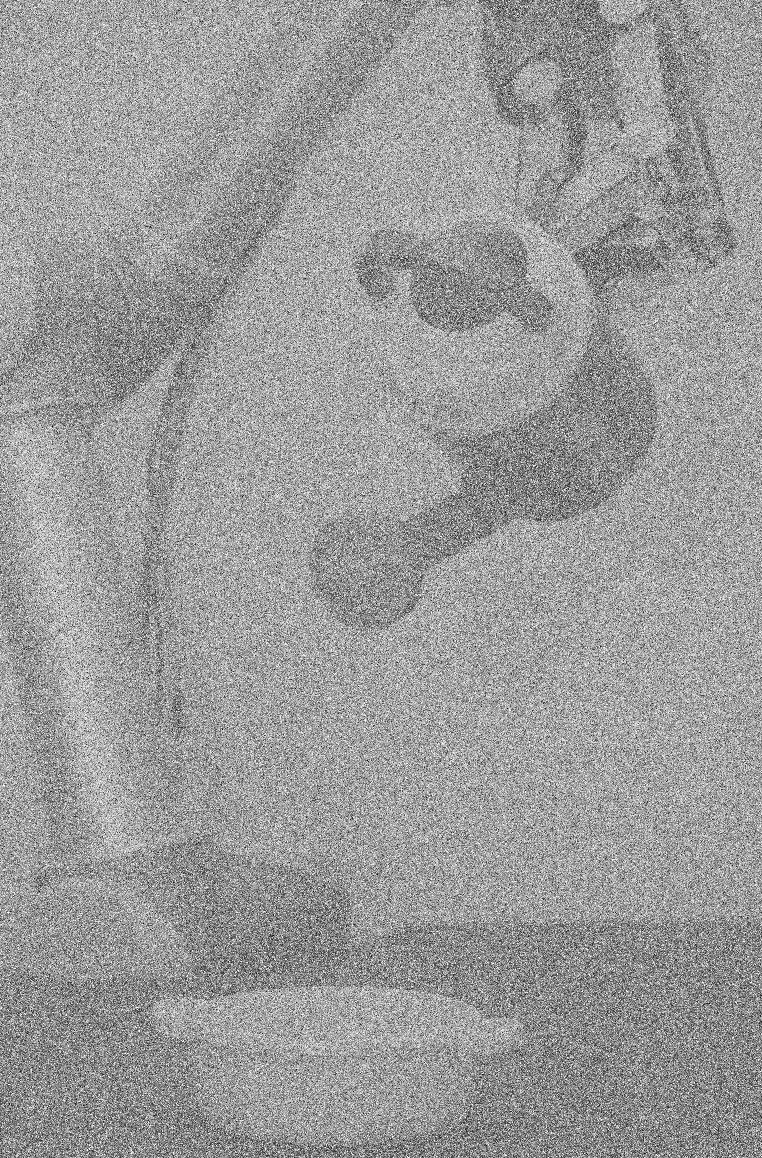
//> input picture Vision/Vision_miniproject/Image2/Images/Image2.png, 1524 x 2316 px (shown at 1/2 size)
$ ./image2   (built with g++ and OpenCV 4)
//> lines starting //> are read from the running program, lines starting //| are printed output that depends on the picture; after the words box and inside, x2 and y2 are one past the last pixel; in counts of white or black regions, pixels touching at a corner belong together
#include <iostream>
#include <opencv2/opencv.hpp>
#include <opencv2/core/core.hpp>
#include <opencv2/highgui/highgui.hpp>
#include <math.h>
#include <vector>
#include <algorithm>

cv::Mat image;
cv::Mat resImage(cv::Size(1524,2316),CV_8UC1);
cv::Mat paddedImage(cv::Size(1524,2316),CV_8UC1);

int Smax = 10;
int Sinit = 1;
int S = Sinit;
int zMin;
int zMax;
int zMed;
int zxy;

int i;
int j;
int row;
int col;
int padding;

void runAMF();
void findZs();
void stageA();
void stageB();

void draw_histogram(cv::Mat&, std::string);

/*
 *
 * To clean this picture a median filter with kernal size 9 is applied. This is due to the ratio of salt and pepper noise is approx 1.
 * It is assumed the the noise is position independent
 *
 */


int main()
{
  image = cv::imread("Images/Image2.png",CV_LOAD_IMAGE_GRAYSCALE);
//> image is the input picture: 2316 rows x 1524 cols, CV_8UC1; min 0, max 255, mean 154.7
  cv::Mat input_matrix = cv::imread("./Images/Image2.png",CV_LOAD_IMAGE_GRAYSCALE);
  cv::Mat output_matrix = input_matrix;
  draw_histogram(input_matrix,"./Histograms/Original_Histogram.png");
//> in draw_histogram, `calcHist( &img, 1, 0, cv::Mat(), hist, 1, &histSize, &histRange, unifo..`: hist = 255 values, max 1058580 at index 254, min 0 at index 1, mean 13841.5
//> in draw_histogram, `cv::normalize(hist, hist, 0, histImage.rows, cv::NORM_MINMAX, -1, cv::..`: hist = 255 values, max 400 at index 254, min 0 at index 1, mean 5.23
//> after the loop in draw_histogram, `for( int i = 1; i < histSize; i++ )`:
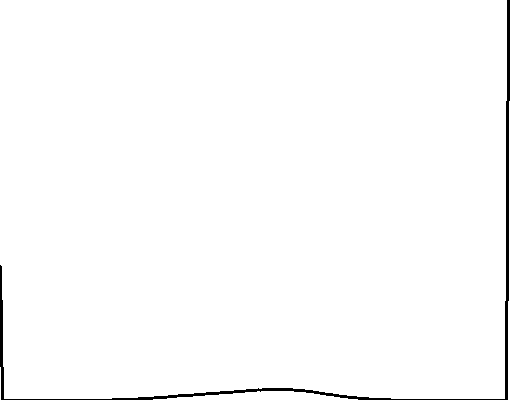
//> histImage: 400 rows x 512 cols, CV_8UC1; 98.8% white; 1 black region, box (x1, y1, x2, y2) and area: (0, 0, 510, 400) 2560

  cv::medianBlur(input_matrix,output_matrix,9);
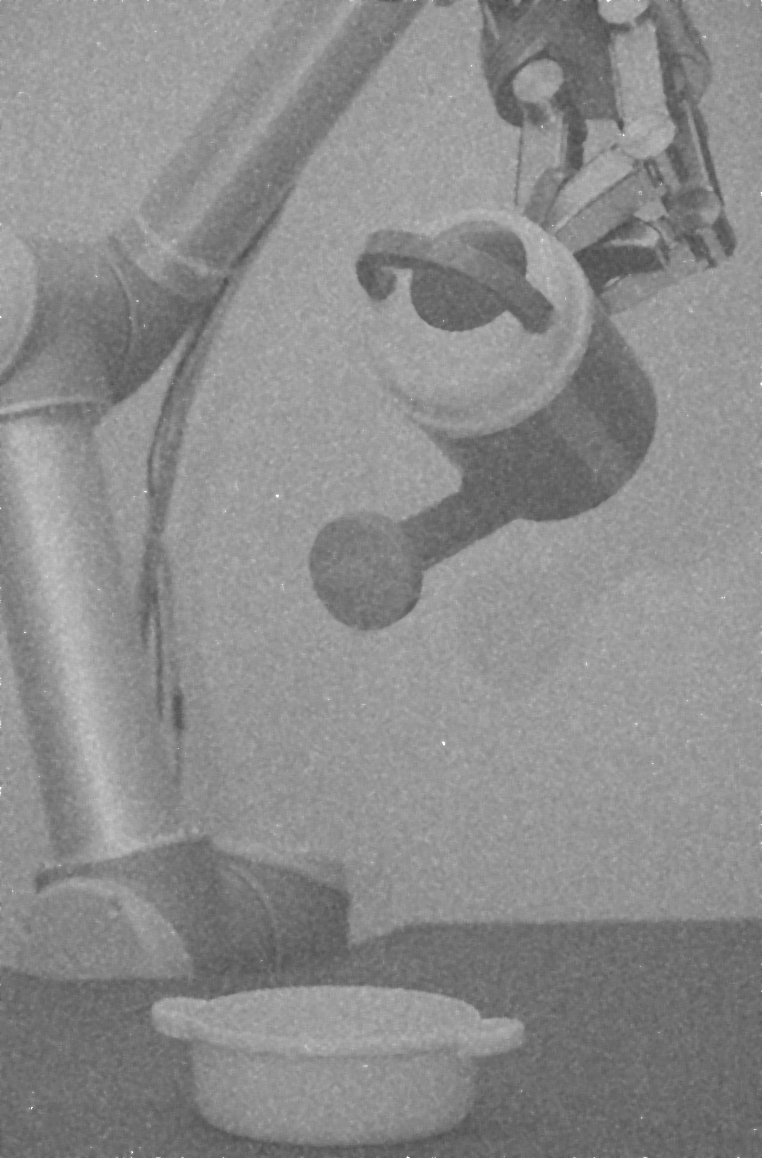
//> input_matrix: 2316 rows x 1524 cols, CV_8UC1 (shown at 1/2 size); min 67, max 255, mean 139.4

  padding = 0.05*col;

  cv::copyMakeBorder(image, paddedImage, padding, padding, padding, padding, cv::BORDER_CONSTANT, 0);
  row = paddedImage.rows;
//> row = 2316
  col = paddedImage.cols;
//> col = 1524
  std::cout << row << ", " << col << std::endl;
//| 2316, 1524

  runAMF();

  cv::imwrite("./Images/MedianBlur_Image.png",output_matrix);
  cv::imwrite("Images/adaptive.png", resImage);
  draw_histogram(output_matrix,"./Histograms/MedianBlur_Histogram.png");
  draw_histogram(resImage,"./Histograms/Adaptive_Histogram.png");
  return 0;
}


void draw_histogram(cv::Mat &img, std::string image_name="../ImagesForStudents/out_hist.png"){

  int histSize = 255;
  float range[] = {0,256};
  const float* histRange = {range};
  bool uniform = true; bool accumulate = false;
  cv::Mat hist = cv::Mat::zeros(512,400,CV_8UC1);
  calcHist( &img, 1, 0, cv::Mat(), hist, 1, &histSize, &histRange, uniform, accumulate );

  int hist_w = 512; int hist_h = 400;
  int bin_w = cvRound( (double) hist_w/histSize );

  cv::Mat histImage( hist_h, hist_w, CV_8UC1,cv::Scalar(255));

  cv::normalize(hist, hist, 0, histImage.rows, cv::NORM_MINMAX, -1, cv::Mat() );

  /// Draw for each channel
  for( int i = 1; i < histSize; i++ )
  {
	line( histImage, cv::Point( bin_w*(i-1), hist_h - cvRound(hist.at<float>(i-1)) ) ,
		  cv::Point( bin_w*(i), hist_h - cvRound(hist.at<float>(i)) ),
		  cv::Scalar( 0, 0, 0), 2, 8, 0  );
  }

  cv::imwrite(image_name,histImage);

}

void runAMF(){
        for(i = padding; i < row; i++){
                for(j = padding; j < col; j++){
// 				  std::cout<< "Alive" << std::endl;
                        S = Sinit;
                         stageA();
                }
        }
//> after the loop, S = 11
//> call 2 of draw_histogram, with image_name = "./Histograms/MedianBlur_Histogram.png"
//> in draw_histogram (call 2), `calcHist( &img, 1, 0, cv::Mat(), hist, 1, &histSize, &histRange, unifo..`: hist = 255 values, max 112567 at index 153, min 0 at index 0, mean 13841.5
//> in draw_histogram (call 2), `cv::normalize(hist, hist, 0, histImage.rows, cv::NORM_MINMAX, -1, cv::..`: hist = 255 values, max 400 at index 153, min 0 at index 0, mean 49.18
//> after the loop in draw_histogram (call 2), `for( int i = 1; i < histSize; i++ )`:
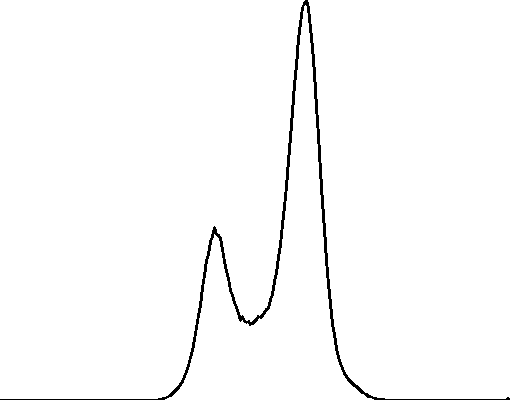
//> histImage: 400 rows x 512 cols, CV_8UC1; 98.3% white; 1 black region, box (x1, y1, x2, y2) and area: (0, 0, 510, 400) 3408
//> call 3 of draw_histogram, with image_name = "./Histograms/Adaptive_Histogram.png"
//> after the loop in draw_histogram (call 3), `for( int i = 1; i < histSize; i++ )`:
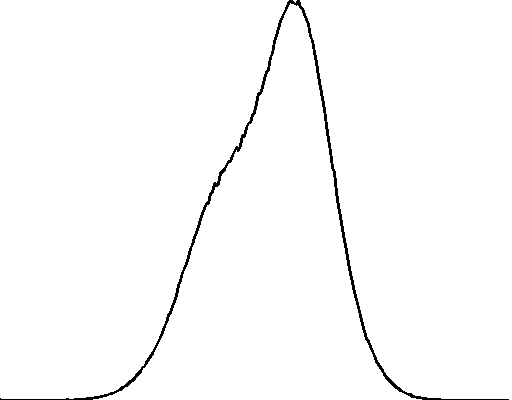
//> histImage: 400 rows x 512 cols, CV_8UC1; 98.6% white; black in thin lines or dots
}

void findZs(){
         std::vector<int> vector;
         int vectorSize;

          zxy = paddedImage.at<uchar>(i, j);

         for(int sizeH = 1; sizeH < S + 1; sizeH++){
                 vector.push_back(paddedImage.at<uchar>(i + sizeH, j));
                 vector.push_back(paddedImage.at<uchar>(i - sizeH, j));
                 vector.push_back(paddedImage.at<uchar>(i, j + sizeH));
                 vector.push_back(paddedImage.at<uchar>(i, j - sizeH));
                 for(int sizeW = 1; sizeW < S + 1; sizeW++){
                         vector.push_back(paddedImage.at<uchar>(i + sizeH, j + sizeW));
                         vector.push_back(paddedImage.at<uchar>(i + sizeH, j - sizeW));
                         vector.push_back(paddedImage.at<uchar>(i - sizeH, j - sizeW));
                         vector.push_back(paddedImage.at<uchar>(i - sizeH, j + sizeW));
                 }
         }
         vector.push_back(paddedImage.at<uchar>(i, j));

         vectorSize = vector.size();
         sort(vector.begin(), vector.end());
         zMin = vector[0];
         zMax = vector[vector.size()-1];

         if(vectorSize % 2 == 0){
                 zMed = (vector[vectorSize / 2 - 1] + vector[vectorSize / 2]) / 2;
         }
         else{
                 zMed = vector[vectorSize / 2];
         }
// 		 std::cout << vectorSize << std::endl;
        vector.erase(vector.begin(), vector.end());
}

void stageA(){
        findZs();
        int A1 = zMed - zMin;
        int A2 = zMed - zMax;
        if(A1 > 0 && A2 < 0){
                stageB();
        }
        else{
                S = S + 1;
                if(S <= Smax){
                        stageA();
                }
                else{
                        resImage.at<uchar>(i, j) = zMed;
                        //image.at<uchar>(i, j) = zMed;
                }
        }
}

void stageB(){
        int B1 = zxy - zMin;
        int B2 = zxy - zMax;
        if(B1 > 0 && B2 < 0){
                resImage.at<uchar>(i, j) = zxy;
                //image.at<uchar>(i, j) = zxy;
        }
        else{
                resImage.at<uchar>(i, j) = zMed;
                //image.at<uchar>(i, j) = zMed;
        }
}
